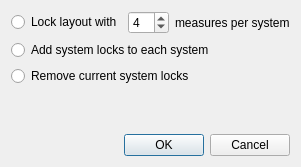
<?xml version="1.0" encoding="UTF-8"?>
<ui version="4.0">
 <class>BreaksDialog</class>
 <widget class="QDialog" name="BreaksDialog">
  <property name="geometry">
   <rect>
    <x>0</x>
    <y>0</y>
    <width>272</width>
    <height>167</height>
   </rect>
  </property>
  <property name="windowTitle">
   <string>Measures per system</string>
  </property>
  <layout class="QVBoxLayout" name="verticalLayout_2">
   <item>
    <layout class="QVBoxLayout" name="verticalLayout">
     <item>
      <layout class="QHBoxLayout" name="horizontalLayout">
       <item>
        <widget class="QRadioButton" name="intervalButton">
         <property name="accessibleName">
          <string>Lock layout with X measures per system</string>
         </property>
         <property name="text">
          <string notr="true">Lock layout with</string>
         </property>
        </widget>
       </item>
       <item>
        <widget class="QSpinBox" name="intervalBox">
         <property name="accessibleName">
          <string>Number of measures</string>
         </property>
         <property name="minimum">
          <number>1</number>
         </property>
         <property name="value">
          <number>4</number>
         </property>
        </widget>
       </item>
       <item>
        <widget class="QLabel" name="intervalLabel2">
         <property name="text">
          <string notr="true">measures per system</string>
         </property>
        </widget>
       </item>
       <item>
        <spacer name="horizontalSpacer">
         <property name="orientation">
          <enum>Qt::Horizontal</enum>
         </property>
         <property name="sizeHint" stdset="0">
          <size>
           <width>40</width>
           <height>20</height>
          </size>
         </property>
        </spacer>
       </item>
      </layout>
     </item>
     <item>
      <widget class="QRadioButton" name="lockButton">
       <property name="accessibleName">
        <string>Add system locks to each system</string>
       </property>
       <property name="text">
        <string>Add system locks to each system</string>
       </property>
      </widget>
     </item>
     <item>
      <widget class="QRadioButton" name="removeButton">
       <property name="accessibleName">
        <string>Remove current system locks</string>
       </property>
       <property name="text">
        <string>Remove current system locks</string>
       </property>
      </widget>
     </item>
     <item>
      <spacer name="verticalSpacer">
       <property name="orientation">
        <enum>Qt::Vertical</enum>
       </property>
       <property name="sizeHint" stdset="0">
        <size>
         <width>20</width>
         <height>40</height>
        </size>
       </property>
      </spacer>
     </item>
    </layout>
   </item>
   <item>
    <widget class="QDialogButtonBox" name="buttonBox">
     <property name="standardButtons">
      <set>QDialogButtonBox::Cancel|QDialogButtonBox::Ok</set>
     </property>
    </widget>
   </item>
  </layout>
 </widget>
 <tabstops>
  <tabstop>intervalButton</tabstop>
  <tabstop>intervalBox</tabstop>
  <tabstop>lockButton</tabstop>
  <tabstop>removeButton</tabstop>
 </tabstops>
 <resources/>
 <connections>
  <connection>
   <sender>buttonBox</sender>
   <signal>accepted()</signal>
   <receiver>BreaksDialog</receiver>
   <slot>accept()</slot>
   <hints>
    <hint type="sourcelabel">
     <x>346</x>
     <y>201</y>
    </hint>
    <hint type="destinationlabel">
     <x>50</x>
     <y>760</y>
    </hint>
   </hints>
  </connection>
  <connection>
   <sender>buttonBox</sender>
   <signal>rejected()</signal>
   <receiver>BreaksDialog</receiver>
   <slot>reject()</slot>
   <hints>
    <hint type="sourcelabel">
     <x>265</x>
     <y>195</y>
    </hint>
    <hint type="destinationlabel">
     <x>105</x>
     <y>754</y>
    </hint>
   </hints>
  </connection>
 </connections>
</ui>
